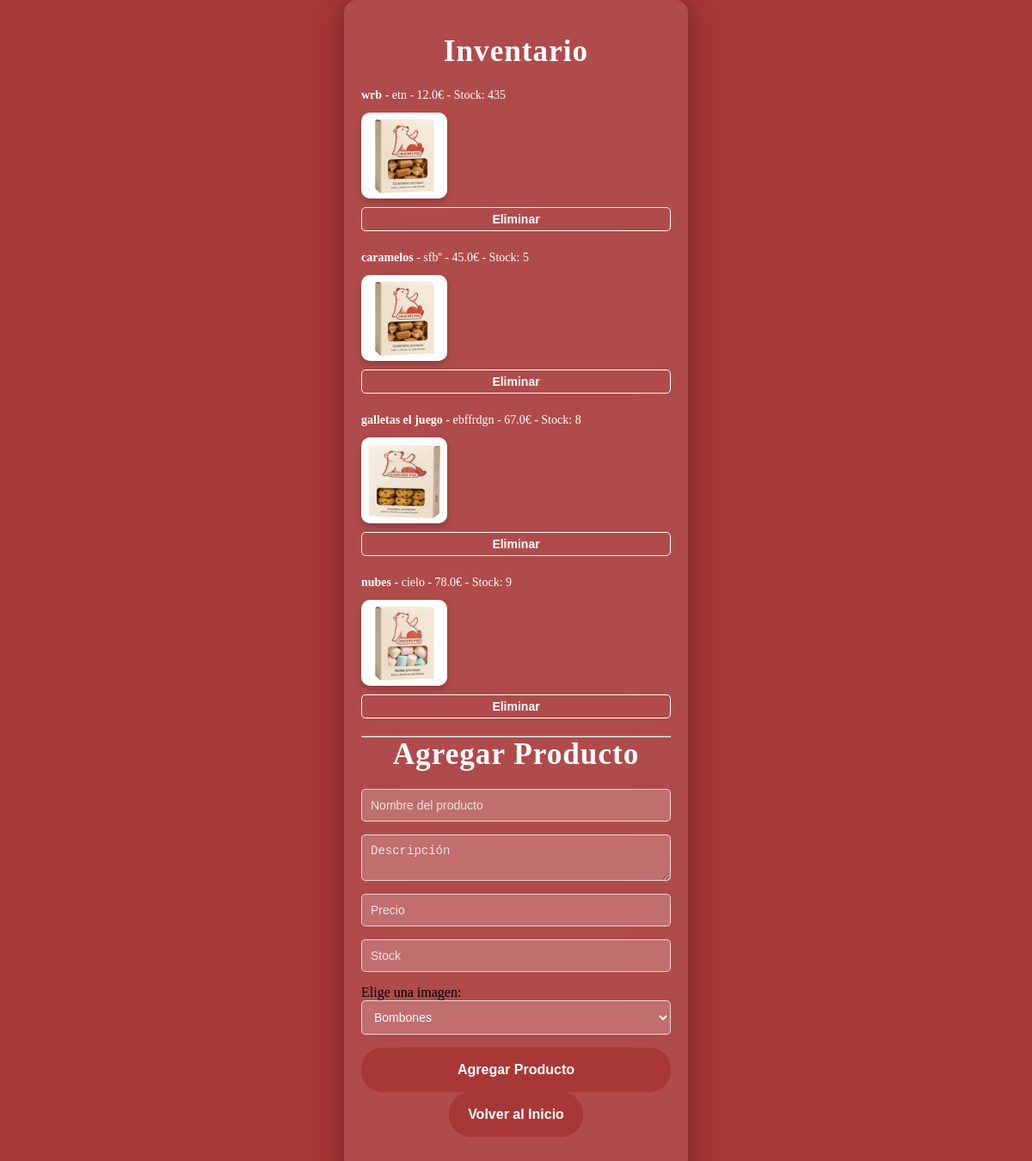
The app's page /inventario, older data.
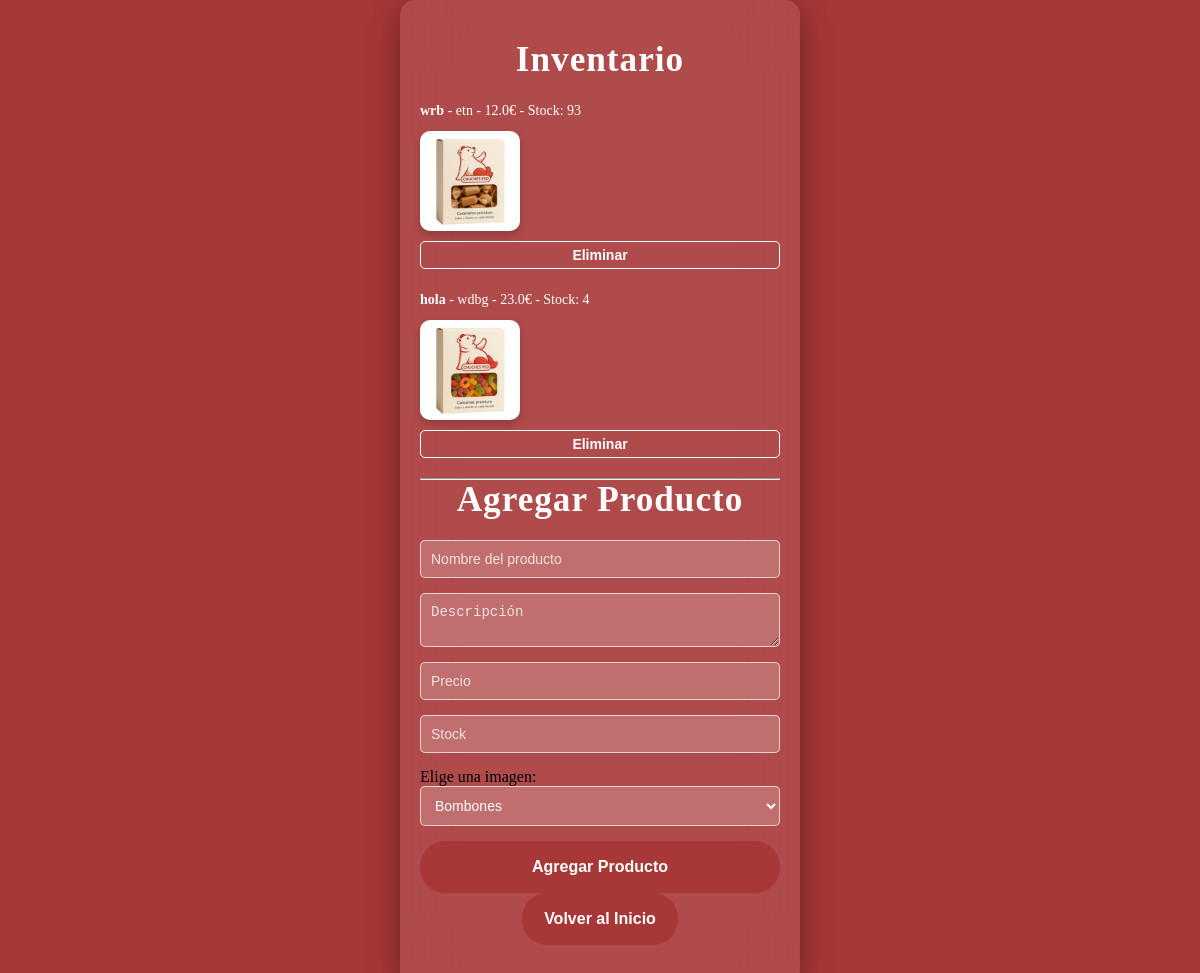
The same page, newer data.
### app.py (models this page shows)
class Product(db.Model):
    id = db.Column(db.Integer, primary_key=True)
    nombre = db.Column(db.String(100), nullable=False)
    descripcion = db.Column(db.Text, nullable=False)
    precio = db.Column(db.Float, nullable=False)
    stock = db.Column(db.Integer, nullable=False)
    image_path = db.Column(db.String(200), nullable=False)  # Ruta de la imagen
    seller_id = db.Column(db.Integer, db.ForeignKey('user.id'), nullable=True)
    seller = db.relationship('User', backref=db.backref('products', lazy=True))

### app.py (the view, shortened to what this page needs)
@app.route('/inventario', methods=['GET', 'POST'])
def inventario():
    productos = Product.query.all()
    return render_template('inventario.html', products=productos)

### app.py (called while the page is built, shortened)
@app.before_request
def create_tables():
    db.create_all()

@app.before_request
def create_test_users():
    db.session.commit()

def get_current_user():
    user_id = session.get('user_id')
    if user_id:
        return User.query.get(user_id)
    return None

@app.context_processor
def inject_user():
    return dict(current_user=get_current_user())

### templates/inventario.html (shortened to what this page needs)
<!DOCTYPE html>
<html lang="es">
<head>
  <link rel="stylesheet" href="{{ url_for('static', filename='css/styles.css') }}">
</head>
<body>
  <div class="wrapper">
    <h2>Inventario</h2>
    <ul>
        {% for product in products %}
        <li>
            <strong>{{ product.nombre }}</strong> - {{ product.descripcion }} - {{ product.precio }}€ - Stock: {{ product.stock }}
            {% if product.image_path %}
            <br>
            <img src="{{ url_for('static', filename=product.image_path) }}" alt="{{ product.nombre }}" class="inventory-product">
            {% endif %}
            <form action="{{ url_for('delete_product', product_id=product.id) }}" method="POST" style="display:inline;">
                <button type="submit">Eliminar</button>
            </form>
        </li>
        {% endfor %}
    </ul>
    <hr>
    <h2>Agregar Producto</h2>
    <form action="{{ url_for('inventario') }}" method="POST">
        <input type="text" name="nombre" placeholder="Nombre del producto" required>
        <textarea name="descripcion" placeholder="Descripción" required></textarea>
        <input type="text" name="precio" placeholder="Precio" required>
        <input type="text" name="stock" placeholder="Stock" required>
        <label for="imagen">Elige una imagen:</label>
        <select name="imagen" id="imagen" required>
            <option value="Bombones.jpg">Bombones</option>
        </select>
        <button type="submit">Agregar Producto</button>
    </form>
    <a href="{{ url_for('inicio') }}"><button>Volver al Inicio</button></a>
</div>
</body>
</html>

Row changes from the older to the newer data that the page shows:
removed Product: nombre "caramelos", descripcion "sfbº", precio "45.0", stock "5", image_path (picture)
removed Product: nombre "galletas el juego", descripcion "ebffrdgn", precio "67.0", stock "8", image_path (picture)
removed Product: nombre "nubes", descripcion "cielo", precio "78.0", stock "9", image_path (picture)
changed Product "wrb": stock "435" → "93"
added Product: nombre "hola", descripcion "wdbg", precio "23.0", stock "4", image_path (picture)
